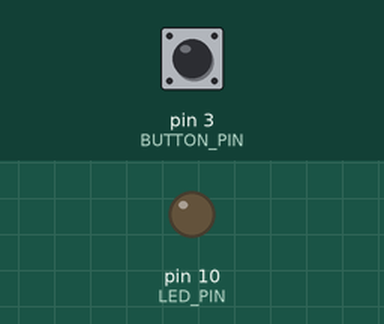
Simulated run of this sketch. Board: Arduino Uno, built with avr-gcc and run on an emulated ATmega328P. On the bench: output pins drawn as LEDs (lit = HIGH). Inputs (shaded band) come from the test bench; at power-on: pin 3 (BUTTON_PIN) HIGH. What the sketch prints to the serial monitor is not drawn.

Above: at 1.2 s.
1.3 s: pin 3 (BUTTON_PIN) pulled LOW for 0.15 s
At 1.8 s:
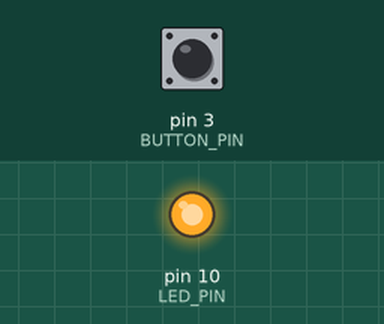
2.9 s: pin 3 (BUTTON_PIN) pulled LOW for 1 s
At 4.3 s:
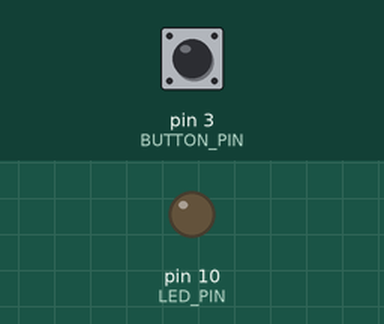
5.4 s: pin 3 (BUTTON_PIN) pulled LOW for 3.2 s
At 6.2 s:
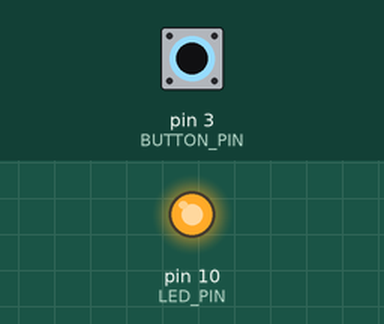
Timing chart, 0 to 8.4 s (numbered marks = the images above; inputs shaded):
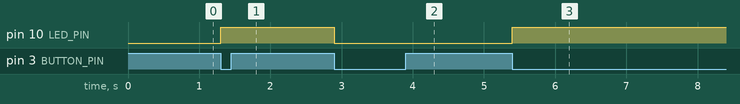

The sketch:

tutorial4_2_interrupt.ino
```cpp
const int BUTTON_PIN = 3;
const int LED_PIN = 10;
volatile bool ledState = false; // ISRで扱う変数にはvolatileをつける

volatile unsigned long lastInterruptTime = 0; //最後に割込み処理が実行された時間

// 割込みサービスルーチン(ISR)
void isr_button() {
  // 現在の時刻を取得 (ミリ秒)
  unsigned long currentTime = millis();

  // 前回の割込みから50ミリ秒以上経過している場合のみ有効
  if (currentTime - lastInterruptTime > 50) {
    ledState = !ledState;
    digitalWrite(LED_PIN, ledState);

    // 最後に処理した時刻を更新
    lastInterruptTime = currentTime;
  }
}

void setup() {
  pinMode(LED_PIN, OUTPUT);
  pinMode(BUTTON_PIN, INPUT_PULLUP);

  // ボタンが押された(HIGH->LOW)瞬間にisr_buttonを実行するよう登録
  attachInterrupt(digitalPinToInterrupt(BUTTON_PIN), isr_button, FALLING);

  Serial.begin(115200);
}

void loop() {
  // CPUはボタン監視から解放され，別の処理に専念できる
  Serial.println("CPUは別の計算を実行中...");
  delay(1000);
}
```

Measured:
- after the input at 1.3 s, pin 10 (LED_PIN): LOW → HIGH at once
- after the input at 2.9 s, pin 10 (LED_PIN): HIGH → LOW at once
- after the input at 5.4 s, pin 10 (LED_PIN): LOW → HIGH at once
